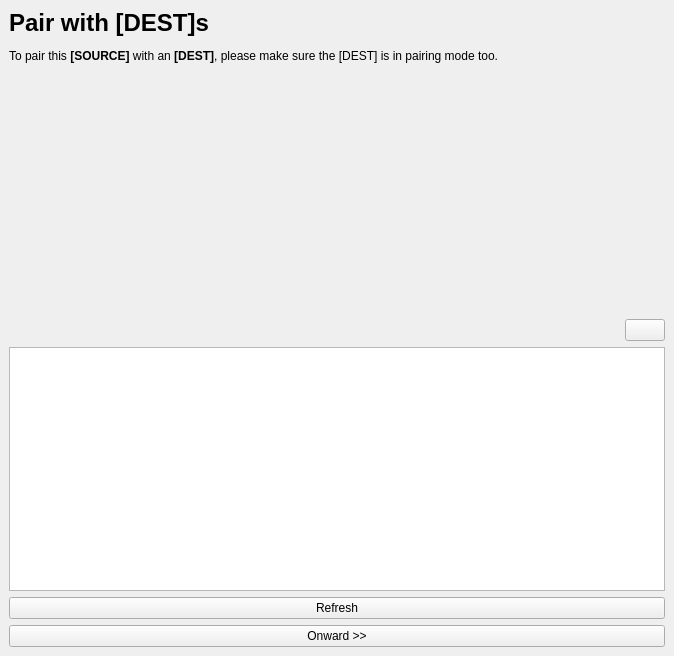
<?xml version="1.0" encoding="UTF-8"?>
<ui version="4.0">
 <class>PairingWizard</class>
 <widget class="QWidget" name="PairingWizard">
  <property name="geometry">
   <rect>
    <x>0</x>
    <y>0</y>
    <width>674</width>
    <height>656</height>
   </rect>
  </property>
  <property name="sizePolicy">
   <sizepolicy hsizetype="Minimum" vsizetype="Minimum">
    <horstretch>0</horstretch>
    <verstretch>0</verstretch>
   </sizepolicy>
  </property>
  <property name="windowTitle">
   <string>pairingWizard</string>
  </property>
  <layout class="QVBoxLayout" name="verticalLayout">
   <property name="spacing">
    <number>0</number>
   </property>
   <property name="leftMargin">
    <number>0</number>
   </property>
   <property name="topMargin">
    <number>0</number>
   </property>
   <property name="rightMargin">
    <number>0</number>
   </property>
   <property name="bottomMargin">
    <number>0</number>
   </property>
   <item>
    <widget class="QStackedWidget" name="stackedWidget">
     <property name="sizePolicy">
      <sizepolicy hsizetype="Minimum" vsizetype="Minimum">
       <horstretch>0</horstretch>
       <verstretch>0</verstretch>
      </sizepolicy>
     </property>
     <property name="currentIndex">
      <number>0</number>
     </property>
     <widget class="QWidget" name="pagePairWithPeers">
      <layout class="QVBoxLayout" name="verticalLayout_7">
       <item>
        <widget class="QLabel" name="labelBodyPair">
         <property name="sizePolicy">
          <sizepolicy hsizetype="Minimum" vsizetype="Minimum">
           <horstretch>0</horstretch>
           <verstretch>0</verstretch>
          </sizepolicy>
         </property>
         <property name="text">
          <string>&lt;html&gt;&lt;head/&gt;&lt;body&gt;&lt;p&gt;&lt;span style=&quot; font-size:xx-large; font-weight:600;&quot;&gt;Pair with [DEST]s&lt;/span&gt;&lt;/p&gt;&lt;p&gt;To pair this &lt;span style=&quot; font-weight:600;&quot;&gt;[SOURCE]&lt;/span&gt; with an &lt;span style=&quot; font-weight:600;&quot;&gt;[DEST]&lt;/span&gt;, please make sure the [DEST] is in pairing mode too.&lt;/p&gt;&lt;/body&gt;&lt;/html&gt;</string>
         </property>
         <property name="textFormat">
          <enum>Qt::RichText</enum>
         </property>
         <property name="wordWrap">
          <bool>true</bool>
         </property>
        </widget>
       </item>
       <item>
        <widget class="PortableIDWidget" name="widgetMyCertificate" native="true">
         <property name="sizePolicy">
          <sizepolicy hsizetype="Minimum" vsizetype="Expanding">
           <horstretch>0</horstretch>
           <verstretch>0</verstretch>
          </sizepolicy>
         </property>
        </widget>
       </item>
       <item>
        <layout class="QHBoxLayout" name="horizontalLayout_4">
         <item>
          <spacer name="horizontalSpacer_3">
           <property name="orientation">
            <enum>Qt::Horizontal</enum>
           </property>
           <property name="sizeHint" stdset="0">
            <size>
             <width>40</width>
             <height>20</height>
            </size>
           </property>
          </spacer>
         </item>
         <item>
          <widget class="QPushButton" name="pushButtonCameraPair">
           <property name="toolTip">
            <string>Use this to pair manually using camera/QR-code</string>
           </property>
           <property name="text">
            <string/>
           </property>
           <property name="icon">
            <iconset resource="../resources/icons.qrc">
             <normaloff>:/icons/qrcode.svg</normaloff>:/icons/qrcode.svg</iconset>
           </property>
          </widget>
         </item>
        </layout>
       </item>
       <item>
        <widget class="QListView" name="listViewNodes">
         <property name="horizontalScrollBarPolicy">
          <enum>Qt::ScrollBarAlwaysOff</enum>
         </property>
         <property name="editTriggers">
          <set>QAbstractItemView::NoEditTriggers</set>
         </property>
         <property name="showDropIndicator" stdset="0">
          <bool>false</bool>
         </property>
         <property name="dragDropMode">
          <enum>QAbstractItemView::DragOnly</enum>
         </property>
         <property name="alternatingRowColors">
          <bool>true</bool>
         </property>
         <property name="selectionBehavior">
          <enum>QAbstractItemView::SelectRows</enum>
         </property>
         <property name="textElideMode">
          <enum>Qt::ElideMiddle</enum>
         </property>
         <property name="movement">
          <enum>QListView::Snap</enum>
         </property>
        </widget>
       </item>
       <item>
        <widget class="QPushButton" name="pushButtonRefresh">
         <property name="text">
          <string>Refresh</string>
         </property>
        </widget>
       </item>
       <item>
        <widget class="QPushButton" name="pushButtonMaybeOnward">
         <property name="sizePolicy">
          <sizepolicy hsizetype="Minimum" vsizetype="Minimum">
           <horstretch>0</horstretch>
           <verstretch>0</verstretch>
          </sizepolicy>
         </property>
         <property name="text">
          <string>Onward &gt;&gt;</string>
         </property>
        </widget>
       </item>
      </layout>
     </widget>
     <widget class="QWidget" name="pagePeerDetail">
      <layout class="QVBoxLayout" name="verticalLayout_6">
       <item>
        <widget class="PortableIDWidget" name="widgetParticipantCertificate" native="true">
         <property name="sizePolicy">
          <sizepolicy hsizetype="Minimum" vsizetype="Expanding">
           <horstretch>0</horstretch>
           <verstretch>0</verstretch>
          </sizepolicy>
         </property>
        </widget>
       </item>
       <item>
        <layout class="QHBoxLayout" name="horizontalLayout">
         <item>
          <widget class="QLabel" name="label">
           <property name="sizePolicy">
            <sizepolicy hsizetype="Minimum" vsizetype="Minimum">
             <horstretch>0</horstretch>
             <verstretch>0</verstretch>
            </sizepolicy>
           </property>
           <property name="text">
            <string>Trust:</string>
           </property>
          </widget>
         </item>
         <item>
          <widget class="QComboBox" name="comboBoxTrust">
           <property name="sizePolicy">
            <sizepolicy hsizetype="Expanding" vsizetype="Fixed">
             <horstretch>0</horstretch>
             <verstretch>0</verstretch>
            </sizepolicy>
           </property>
           <item>
            <property name="text">
             <string>Unset</string>
            </property>
            <property name="icon">
             <iconset resource="../resources/icons.qrc">
              <normaloff>:/icons/ignore.svg</normaloff>:/icons/ignore.svg</iconset>
            </property>
           </item>
           <item>
            <property name="text">
             <string>Trust</string>
            </property>
            <property name="icon">
             <iconset resource="../resources/icons.qrc">
              <normaloff>:/icons/trust.svg</normaloff>:/icons/trust.svg</iconset>
            </property>
           </item>
           <item>
            <property name="text">
             <string>Block</string>
            </property>
            <property name="icon">
             <iconset resource="../resources/icons.qrc">
              <normaloff>:/icons/block.svg</normaloff>:/icons/block.svg</iconset>
            </property>
           </item>
          </widget>
         </item>
         <item>
          <widget class="QPushButton" name="pushButtonRemove">
           <property name="text">
            <string/>
           </property>
           <property name="icon">
            <iconset resource="../resources/icons.qrc">
             <normaloff>:/icons/trash.svg</normaloff>:/icons/trash.svg</iconset>
           </property>
          </widget>
         </item>
        </layout>
       </item>
       <item>
        <widget class="QPushButton" name="pushButtonSaveEdits">
         <property name="sizePolicy">
          <sizepolicy hsizetype="Minimum" vsizetype="Minimum">
           <horstretch>0</horstretch>
           <verstretch>0</verstretch>
          </sizepolicy>
         </property>
         <property name="text">
          <string>Save</string>
         </property>
        </widget>
       </item>
      </layout>
     </widget>
     <widget class="QWidget" name="pageNoPeers">
      <layout class="QVBoxLayout" name="verticalLayout_10">
       <item>
        <layout class="QHBoxLayout" name="horizontalLayout_7">
         <item>
          <widget class="QStackedWidget" name="stackedWidgetNoMessage">
           <property name="currentIndex">
            <number>0</number>
           </property>
           <widget class="QWidget" name="pageNoMessageControl">
            <layout class="QVBoxLayout" name="verticalLayout_4">
             <property name="spacing">
              <number>0</number>
             </property>
             <property name="leftMargin">
              <number>0</number>
             </property>
             <property name="topMargin">
              <number>0</number>
             </property>
             <property name="rightMargin">
              <number>0</number>
             </property>
             <property name="bottomMargin">
              <number>0</number>
             </property>
             <item>
              <widget class="QLabel" name="labelBodyNoControl">
               <property name="sizePolicy">
                <sizepolicy hsizetype="Expanding" vsizetype="Minimum">
                 <horstretch>0</horstretch>
                 <verstretch>0</verstretch>
                </sizepolicy>
               </property>
               <property name="text">
                <string>&lt;html&gt;&lt;head/&gt;&lt;body&gt;&lt;p&gt;&lt;span style=&quot; font-size:xx-large; font-weight:600;&quot;&gt;No Agents&lt;/span&gt;&lt;/p&gt;&lt;p&gt;You may find that using your &lt;span style=&quot; font-weight:600;&quot;&gt;remote&lt;/span&gt; or &lt;span style=&quot; font-weight:600;&quot;&gt;hub&lt;/span&gt; without an agent to control can be unfulfilling. That is why we strongly encourage you to set up at least one &lt;span style=&quot; font-weight:600;&quot;&gt;agent&lt;/span&gt;.&lt;/p&gt;&lt;p&gt;You can set up your agents at any time and pair them with this control whenever you are ready.&lt;/p&gt;&lt;/body&gt;&lt;/html&gt;</string>
               </property>
               <property name="textFormat">
                <enum>Qt::RichText</enum>
               </property>
               <property name="wordWrap">
                <bool>true</bool>
               </property>
              </widget>
             </item>
            </layout>
           </widget>
           <widget class="QWidget" name="pageNoMessageAgent">
            <layout class="QVBoxLayout" name="verticalLayout_5">
             <property name="spacing">
              <number>0</number>
             </property>
             <property name="leftMargin">
              <number>0</number>
             </property>
             <property name="topMargin">
              <number>0</number>
             </property>
             <property name="rightMargin">
              <number>0</number>
             </property>
             <property name="bottomMargin">
              <number>0</number>
             </property>
             <item>
              <widget class="QLabel" name="labelBodyNoAgent">
               <property name="sizePolicy">
                <sizepolicy hsizetype="Expanding" vsizetype="Minimum">
                 <horstretch>0</horstretch>
                 <verstretch>0</verstretch>
                </sizepolicy>
               </property>
               <property name="text">
                <string>&lt;html&gt;&lt;head/&gt;&lt;body&gt;&lt;p&gt;&lt;span style=&quot; font-size:xx-large; font-weight:600;&quot;&gt;No Controls&lt;/span&gt;&lt;/p&gt;&lt;p&gt;You may find that using your agent without a &lt;span style=&quot; font-weight:600;&quot;&gt;remote&lt;/span&gt; or &lt;span style=&quot; font-weight:600;&quot;&gt;hub&lt;/span&gt; to control it can be unfulfilling. That is why we strongly encourage you to set up at least one &lt;span style=&quot; font-weight:600;&quot;&gt;control&lt;/span&gt;.&lt;/p&gt;&lt;p&gt;You can set up your controls at any time and pair it with this agent whenever you are ready.&lt;/p&gt;&lt;/body&gt;&lt;/html&gt;</string>
               </property>
               <property name="textFormat">
                <enum>Qt::RichText</enum>
               </property>
               <property name="wordWrap">
                <bool>true</bool>
               </property>
              </widget>
             </item>
            </layout>
           </widget>
          </widget>
         </item>
         <item>
          <widget class="QLabel" name="labelWarning">
           <property name="sizePolicy">
            <sizepolicy hsizetype="Minimum" vsizetype="Minimum">
             <horstretch>0</horstretch>
             <verstretch>0</verstretch>
            </sizepolicy>
           </property>
           <property name="toolTip">
            <string>This indicates that pairing using Zoo is enabled</string>
           </property>
           <property name="text">
            <string/>
           </property>
           <property name="pixmap">
            <pixmap resource="../resources/icons.qrc">:/icons/warning.svg</pixmap>
           </property>
          </widget>
         </item>
        </layout>
       </item>
       <item>
        <spacer name="verticalSpacer_12">
         <property name="orientation">
          <enum>Qt::Vertical</enum>
         </property>
         <property name="sizeHint" stdset="0">
          <size>
           <width>20</width>
           <height>391</height>
          </size>
         </property>
        </spacer>
       </item>
       <item>
        <widget class="QPushButton" name="pushButtonTryAgain">
         <property name="text">
          <string>&lt;&lt; Try pairing again</string>
         </property>
        </widget>
       </item>
       <item>
        <widget class="QPushButton" name="pushButtonDone">
         <property name="sizePolicy">
          <sizepolicy hsizetype="Minimum" vsizetype="Minimum">
           <horstretch>0</horstretch>
           <verstretch>0</verstretch>
          </sizepolicy>
         </property>
         <property name="text">
          <string>Done</string>
         </property>
        </widget>
       </item>
      </layout>
     </widget>
     <widget class="QWidget" name="pageCameraPairing">
      <layout class="QGridLayout" name="gridLayout">
       <property name="leftMargin">
        <number>0</number>
       </property>
       <property name="topMargin">
        <number>0</number>
       </property>
       <property name="rightMargin">
        <number>0</number>
       </property>
       <property name="bottomMargin">
        <number>0</number>
       </property>
       <property name="spacing">
        <number>0</number>
       </property>
       <item row="0" column="0">
        <widget class="CameraPairingWidget" name="widgetCameraPairing" native="true">
         <property name="sizePolicy">
          <sizepolicy hsizetype="Minimum" vsizetype="Expanding">
           <horstretch>0</horstretch>
           <verstretch>0</verstretch>
          </sizepolicy>
         </property>
        </widget>
       </item>
      </layout>
     </widget>
    </widget>
   </item>
  </layout>
 </widget>
 <customwidgets>
  <customwidget>
   <class>PortableIDWidget</class>
   <extends>QWidget</extends>
   <header>widgets/PortableIDWidget.hpp</header>
   <container>1</container>
  </customwidget>
  <customwidget>
   <class>CameraPairingWidget</class>
   <extends>QWidget</extends>
   <header>widgets/CameraPairingWidget.hpp</header>
   <container>1</container>
  </customwidget>
 </customwidgets>
 <resources>
  <include location="../resources/icons.qrc"/>
 </resources>
 <connections/>
</ui>
